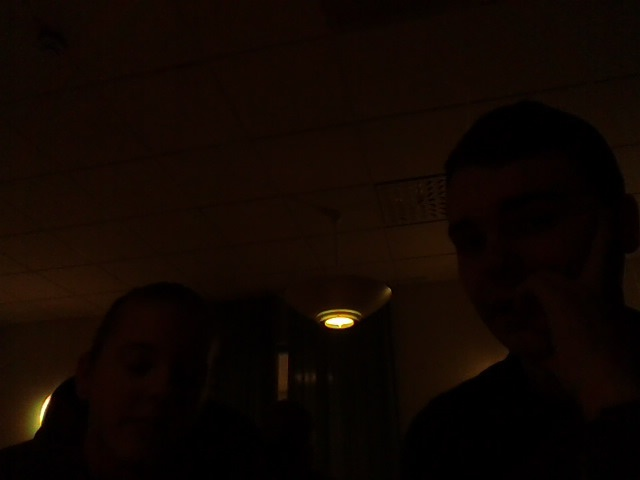
#> input picture captured_image.jpg, 640 x 480 px; its folder holds only this picture in this run
$ python -i image_processing_unit.py   (imports and definitions only)
#> lines starting #> are read from the running program, lines starting #| are printed output that depends on the picture; after the words box and inside, x2 and y2 are one past the last pixel; in counts of white or black regions, pixels touching at a corner belong together
#> further down, picture is the input picture: shape (480, 640, 3); mean B, G, R 1.8, 6.7, 16.2
import threading
import cv2
from os import getenv as genv
from dotenv import load_dotenv
import numpy as np
import skimage
import skan
import math

# [1 line not run here, left out]

latest_frame = None
frame_count = 0


# [8 lines left out: function read_camera_forever, not called in this run]


def start_image_cap():
    threading.Thread(target=read_camera_forever, daemon=True).start()


def get_latest_image():
    return latest_frame


def get_frame_count():
    return frame_count


def process_img(img, save_debug_images=False):
#> called with save_debug_images = False
    gray = cv2.cvtColor(img, cv2.COLOR_BGR2GRAY)
    blur = cv2.GaussianBlur(gray, (5, 5), 0)
    _, binary_inv = cv2.threshold(blur, 0, 255, cv2.THRESH_BINARY_INV + cv2.THRESH_OTSU)
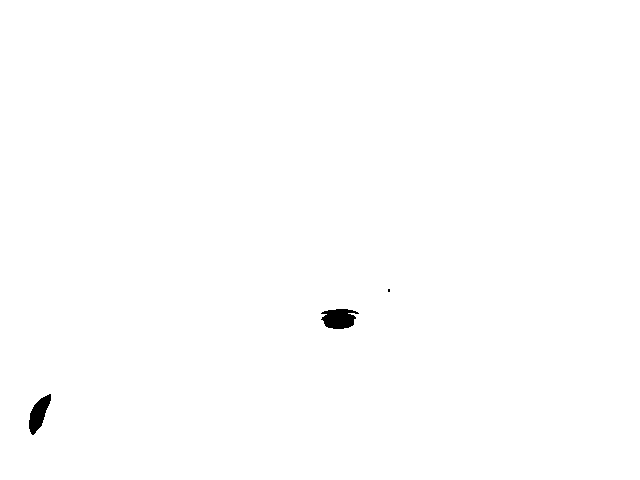
#> binary_inv: shape (480, 640); 99.7% white; 3 black regions (1 under 20 px), largest, box (x1, y1, x2, y2) and area: (321, 309, 359, 329) 556, (29, 394, 51, 435) 471
    morph = cv2.morphologyEx(binary_inv, cv2.MORPH_CLOSE, np.ones((5, 5), np.uint8))
#> morph: shape (480, 640); 99.7% white; 2 black regions, box (x1, y1, x2, y2) and area: (324, 309, 354, 329) 502, (29, 396, 51, 433) 459

    n, lab, stats, _ = cv2.connectedComponentsWithStats(morph)
#> n = 2; stats = [[29, 309, 325, 124, 961], [0, 0, 640, 480, 306239]]
    if n < 2:
        return None
    keep = 1 + np.argmax(stats[1:, cv2.CC_STAT_AREA])
#> keep = 1
    skel = skimage.morphology.skeletonize(lab == keep)
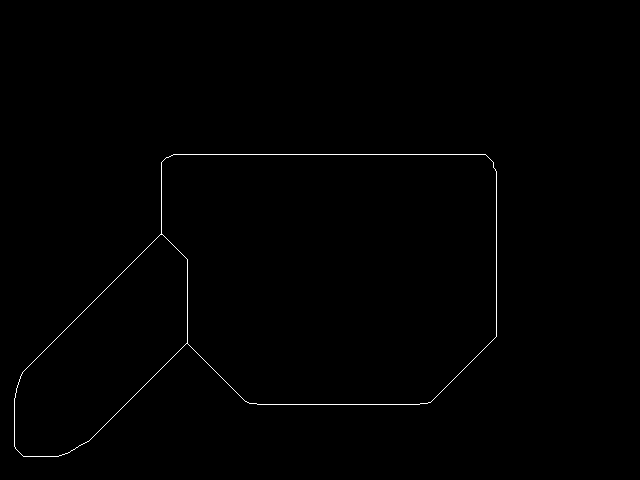
#> skel: shape (480, 640) bool; 0.45% white in thin lines or dots, all inside (x1, y1, x2, y2) = (14, 154, 497, 457)
#> (the run stopped early here; a loop or call above may not have finished)
